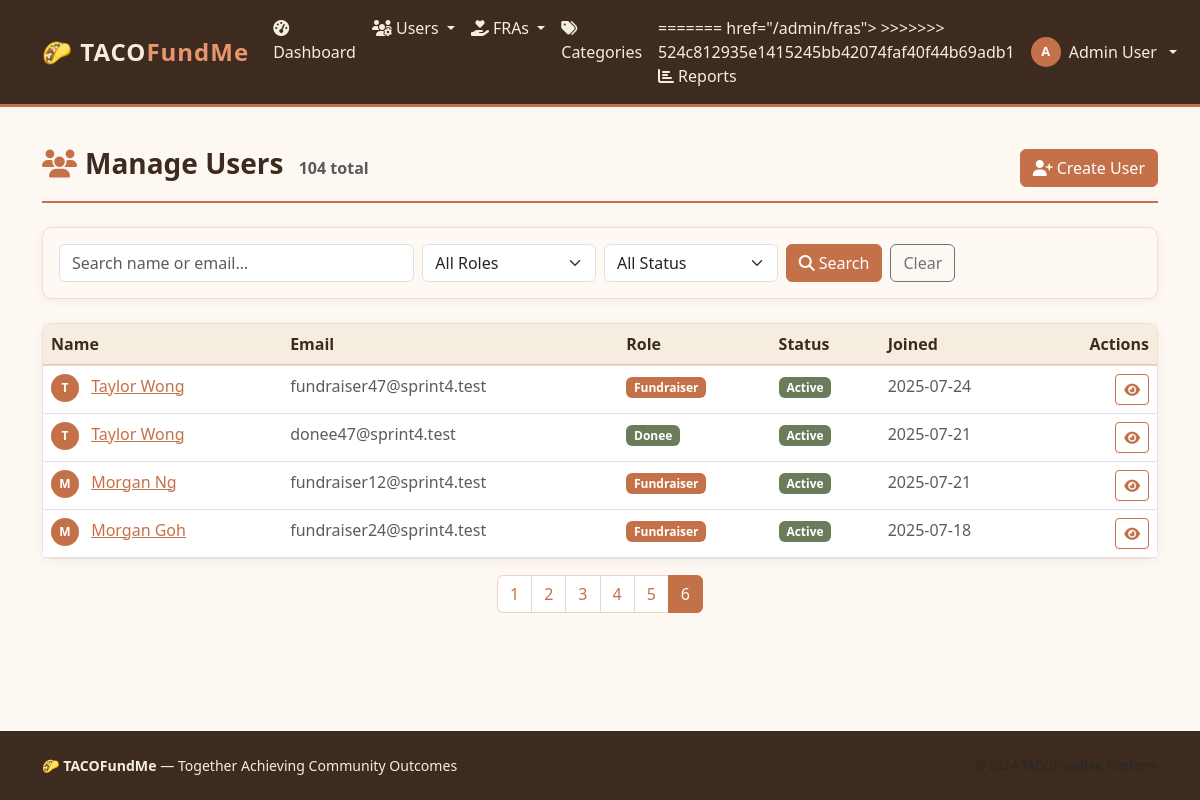
/admin/users?q=&role=&active=&page=6 (signed in), run on an earlier commit of the app's database.
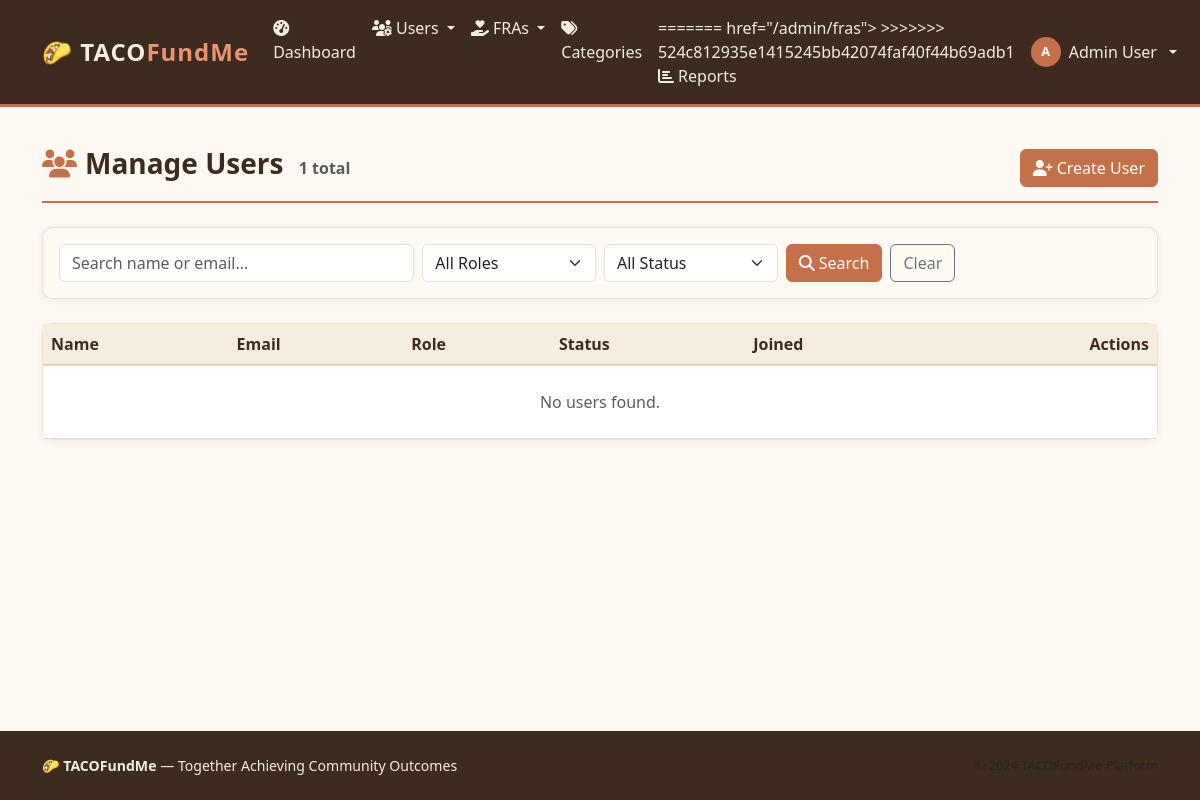
And on a later commit of the database.
### tables this page shows
CREATE TABLE users (
            id         INTEGER PRIMARY KEY AUTOINCREMENT,
            full_name  TEXT    NOT NULL,
            email      TEXT    NOT NULL UNIQUE,
            password   TEXT    NOT NULL,
            role       TEXT    NOT NULL DEFAULT 'donee',
            bio        TEXT,
            phone      TEXT,
            address    TEXT,
            is_active  INTEGER NOT NULL DEFAULT 1,
            created_at TEXT    NOT NULL,
            last_login TEXT
        );

### boundary/routes.py (the view)
@app.route('/admin/users')
@admin_required
def admin_users():
    search = request.args.get('q', '')
    role_f = request.args.get('role', '')
    active_f = request.args.get('active', '')
    page = max(1, request.args.get('page', 1, type=int))
    is_active = None
    if active_f == '1': is_active = True
    elif active_f == '0': is_active = False
    users, total = AdminController.list_users(search, role_f or None, is_active, page)
    pages = max(1, (total + 19) // 20)
    return render_template('admin/users.html',
                           users=users, total=total, pages=pages,
                           search=search, role_f=role_f, active_f=active_f, page=page)

### boundary/routes.py (called while the page is built)
def login_required(f):
    @wraps(f)
    def decorated(*args, **kwargs):
        if 'user_id' not in session:
            flash('Please log in to continue.', 'warning')
            return redirect(url_for('login'))
        return f(*args, **kwargs)
    return decorated

def admin_required(f):
    @wraps(f)
    @login_required
    def decorated(*args, **kwargs):
        if session.get('role') != 'admin':
            flash('Admin access required.', 'danger')
            return redirect(url_for('dashboard'))
        return f(*args, **kwargs)
    return decorated

### templates/admin/users.html (shortened to what this page needs)
{% extends "base.html" %}
{% block content %}
<div class="page-header d-flex justify-content-between align-items-center">
  <h1><i class="fa fa-users me-2 text-clay"></i>Manage Users
    <small class="fs-6 text-muted ms-2">{{ total }} total</small>
  </h1>
  <a href="{{ url_for('admin_create_user') }}" class="btn btn-primary">
    <i class="fa fa-user-plus me-1"></i>Create User
  </a>
</div>
<div class="card mb-4">
  <div class="card-body py-3">
    <form method="GET" class="row g-2 align-items-end">
      <div class="col-md-4">
        <input type="search" name="q" class="form-control" value="{{ search }}"
               placeholder="Search name or email…">
      </div>
      <div class="col-md-2">
        <select name="role" class="form-select">
          <option value="">All Roles</option>
        </select>
      </div>
      <div class="col-md-2">
        <select name="active" class="form-select">
          <option value="">All Status</option>
        </select>
      </div>
      <div class="col-auto">
        <button type="submit" class="btn btn-primary">
          <i class="fa fa-search me-1"></i>Search
        </button>
        <a href="{{ url_for('admin_users') }}" class="btn btn-outline-secondary ms-1">Clear</a>
      </div>
    </form>
  </div>
</div>
<div class="card">
  <div class="table-responsive">
    <table class="table table-hover mb-0">
      <thead>
        <tr>
          <th>Name</th>
          <th>Email</th>
          <th>Role</th>
          <th>Status</th>
          <th>Joined</th>
          <th class="text-end">Actions</th>
        </tr>
      </thead>
      <tbody>
        {% for u in users %}
        <tr>
          <td>
            <span class="avatar-circle" style="width:28px;height:28px;font-size:.75rem;vertical-align:middle;">
              {{ u.full_name[0]|upper }}
            </span>
            <a class="ms-2" href="{{ url_for('admin_user_detail', uid=u.id) }}">{{ u.full_name }}</a>
          </td>
          <td class="text-muted">{{ u.email }}</td>
          <td>
            <span class="badge badge-role-{{ u.role }}">{{ u.role|title }}</span>
          </td>
          <td>
            {% if u.is_active %}
              <span class="badge badge-status-active">Active</span>
            {% else %}
              <span class="badge badge-status-closed">Inactive</span>
            {% endif %}
          </td>
          <td class="text-muted">{{ u.created_at[:10] if u.created_at else '—' }}</td>
          <td class="text-end">
            <a href="{{ url_for('admin_user_detail', uid=u.id) }}"
               class="btn btn-sm btn-outline-primary">
              <i class="fa fa-eye"></i>
            </a>
          </td>
        </tr>
        {% else %}
        <tr><td colspan="6" class="text-center text-muted py-4">No users found.</td></tr>
        {% endfor %}
      </tbody>
    </table>
  </div>
</div>
{% if pages > 1 %}
<nav class="mt-3">
  <ul class="pagination justify-content-center">
    {% for p in range(1, pages + 1) %}
    <li class="page-item {% if p == page %}active{% endif %}">
      <a class="page-link" href="{{ url_for('admin_users', q=search, role=role_f, active=active_f, page=p) }}">
        {{ p }}
      </a>
    </li>
    {% endfor %}
  </ul>
</nav>
{% endif %}
{% endblock %}

What changed in the data, as far as the page shows it:
removed users: full_name "T", full_name "Taylor Wong", email "fundraiser47@sprint4.test", role "Fundraiser", is_active "Active", created_at "2025-07-24"
removed users: full_name "T", full_name "Taylor Wong", email "donee47@sprint4.test", role "Donee", is_active "Active", created_at "2025-07-21"
removed users: full_name "M", full_name "Morgan Ng", email "fundraiser12@sprint4.test", role "Fundraiser", is_active "Active", created_at "2025-07-21"
removed users: full_name "M", full_name "Morgan Goh", email "fundraiser24@sprint4.test", role "Fundraiser", is_active "Active", created_at "2025-07-18"
Also different on the page:
{{ total }}: "104" → "1"
text now shown: "No users found."
list line gone: "1"
list line gone: "2"
list line gone: "3"
list line gone: "4"
list line gone: "5"
list line gone: "6"
